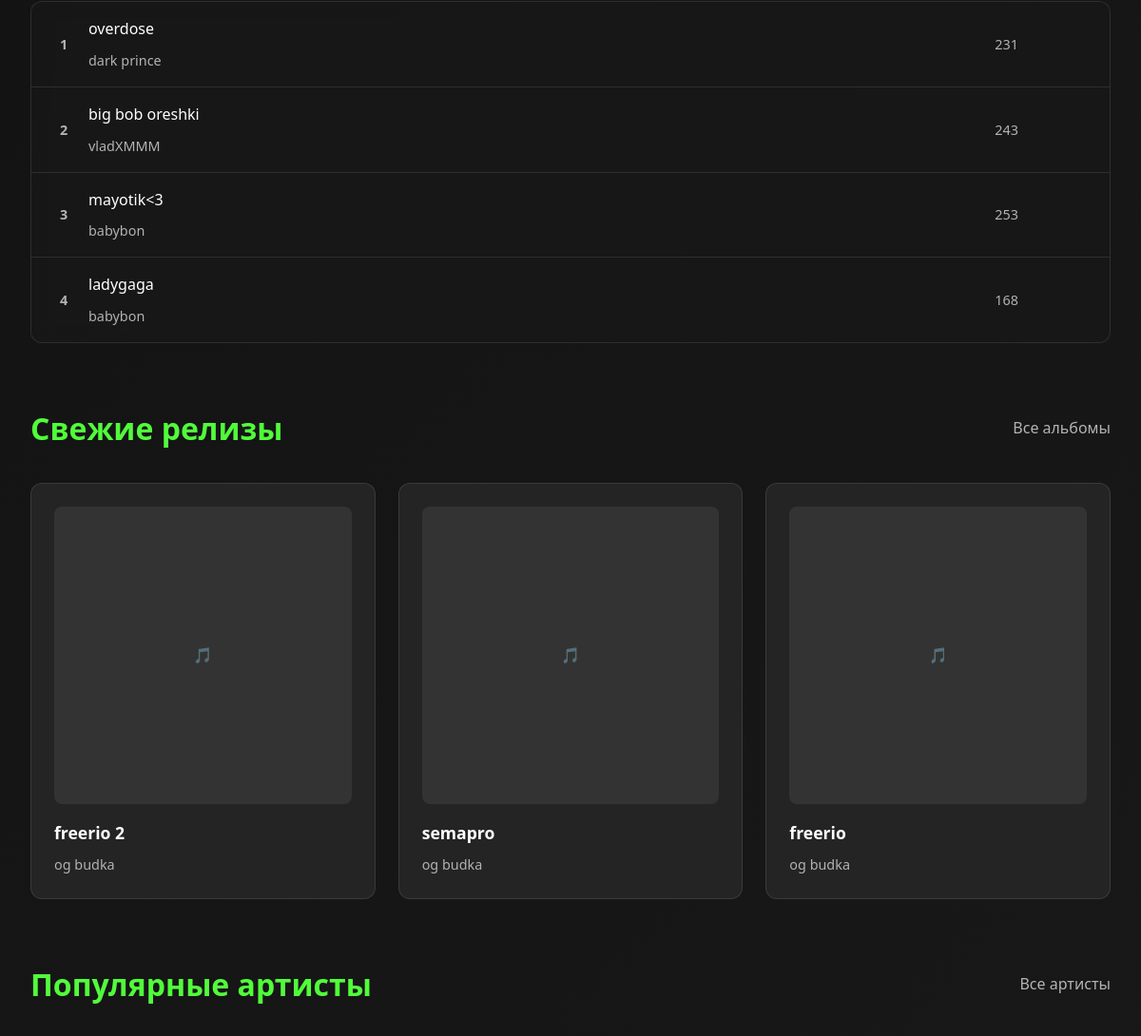
The app's page /main (middle part), older data.
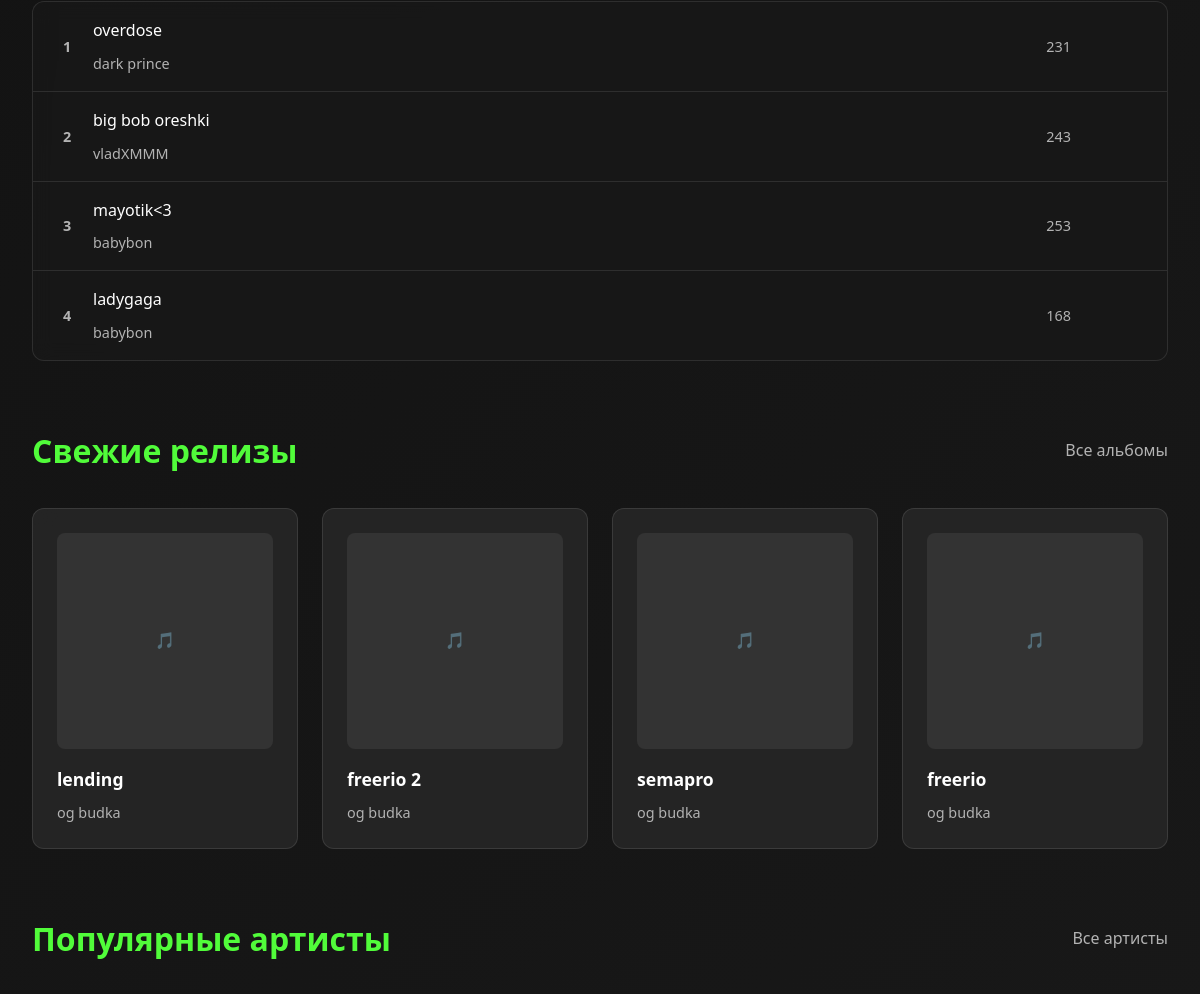
The same page, newer data.
### d/models.py (models this page shows, shortened)
class Track(models.Model):
    title = models.CharField(verbose_name='название трека', max_length=200)
    main_artist = models.ForeignKey(Artist, verbose_name='основной артист', on_delete=models.CASCADE)
    featured_artists = models.ManyToManyField(Artist, verbose_name='участвующие артисты',related_name='featured_tracks', blank=True)
    album = models.ForeignKey(Album, verbose_name='альбом', on_delete=models.SET_NULL, blank=True, null=True)
    duration = models.CharField(verbose_name='длительность')
    listens_count = models.IntegerField(verbose_name='количество прослушиваний', default=0)
    created_at = models.DateField(verbose_name='дата добавления', auto_now_add=True, null=True)
    cover_url = models.URLField(verbose_name="Обложка", blank=True, null=True)
    class Meta:
        verbose_name = "Трек"
        verbose_name_plural = "Треки"
        ordering = ["album"]
        indexes = [
            models.Index(fields=["main_artist", "listens_count"]),
            models.Index(fields=["album"])
        ]

class Artist(models.Model):
    name = models.CharField(verbose_name='имя артиста', max_length=100)
    bio = models.TextField(verbose_name='биография', blank=True, null=True)
    verified = models.BooleanField(verbose_name='верифицирован', default=False)
    photo_url = models.URLField(verbose_name='фото', blank=True, null=True)
    total_listens = models.IntegerField(verbose_name='всего прослушиваний', default=0)
    class Meta:
        verbose_name = "Артист"
        verbose_name_plural = "Артисты"
        ordering = ["name"]
        indexes = [
            models.Index(fields=["name"])
        ]

class Album(models.Model):
    ALBUM_TYPES = [
        ('album', 'Альбом'),
        ('ep', 'EP'),
        ('single', 'Сингл')
    ]
    title = models.CharField(verbose_name='название альбома', max_length=200)
    artist = models.ForeignKey(Artist, verbose_name='артист', on_delete=models.CASCADE)
    release_date = models.DateField(verbose_name='дата выпуска')
    cover_url = models.URLField(verbose_name='обложка', blank=True, null=True)
    album_type = models.CharField(verbose_name='тип альбома', max_length=10, choices=ALBUM_TYPES)
    genre = models.CharField(verbose_name='жанр', max_length=50, blank=True, null=True)
    class Meta:
        verbose_name = "Альбом"
        verbose_name_plural = "Альбомы"
        ordering = ["-release_date", "title"]
        indexes = [
            models.Index(fields=["artist", "release_date"])
        ]

### d/views.py (the view)
# urls.py: path('main', main, name='main'),
def main(request):
    popular_tracks = Track.objects.order_by('-listens_count')[:8]
    new_albums = Album.objects.order_by('-release_date')[:6]
    featured_artists = Artist.objects.filter(verified=True)[:6]
    context = {
        'popular_tracks': popular_tracks,
        'new_albums': new_albums,
        'featured_artists': featured_artists,
    }
    return render(request, 'main.html', context)

### d/templates/main.html (shortened to what this page needs)
{% extends 'index.html' %}
{% load static %}
{% block content %}
<section class="section">
    <div class="track-list">
        {% for track in popular_tracks %}
        <div class="track-item">
            <div class="track-number">{{ forloop.counter }}</div>
            <div class="track-info">
                <div class="track-title">{{ track.title }}</div>
                <div class="track-artist">
                    <a href="{% url 'artist_detail' track.main_artist.name %}" class="artist-link">
                        {{ track.main_artist.name }}
                     </a>
                </div>
            </div>
            <div class="track-duration">{{ track.duration }}</div>
        </div>
        {% endfor %}
    </div>
</section>
<section class="section">
    <div class="section-header">
        <h2 class="section-title">Свежие релизы</h2>
        <a href="{% url 'library' %}" class="view-all">Все альбомы</a>
    </div>
    <div class="grid grid-6">
        {% for album in new_albums %}
        <a href="{% url 'artist_detail' album.artist.name %}" class="card-link">
        <div class="card">
            {% if album.cover_url %}
            <img src="{{ album.cover_url }}" alt="{{ album.title }}" class="card-img">
            {% else %}
            <div class="card-img" style="background: #333; display: flex; align-items: center; justify-content: center;">
                🎵
            </div>
            {% endif %}
            <div class="card-title">{{ album.title }}</div>
            <div class="card-subtitle">{{ album.artist.name }}</div>
        </div>
        </a>
        {% endfor %}
    </div>
</section>
<section class="section">
    <div class="section-header">
        <h2 class="section-title">Популярные артисты</h2>
        <a href="{% url 'library' %}" class="view-all">Все артисты</a>
    </div>
</section>
</body>
{% endblock %}

### d/templates/index.html (shortened to what this page needs)
<!DOCTYPE html>
<html lang="ru">
<head>
    {% load static %}
    <link rel="stylesheet" href="{% static 'css/style.css' %}">
</head>
<body>
    <main class="main-content">
        {% block content %}
        {% endblock %}
</body>
</html>

### d/static/CSS/style.css (style rules this page uses)
* { margin: 0; padding: 0; box-sizing: border-box; }
body { font-family: 'Segoe UI', Tahoma, Geneva, Verdana, sans-serif; background: linear-gradient(135deg, #121212 0%, #1a1a1a 100%); color: #ffffff; line-height: 1.6; min-height: 100vh; }
.main-content { padding: 4rem 2rem; max-width: 1400px; margin: 0 auto; }
section { margin-bottom: 4rem; }
.section-header { display: flex; justify-content: space-between; align-items: center; margin-bottom: 2rem; }
.section-title { font-size: 2rem; color: #51fc3a; font-weight: bold; }
.view-all { color: #b3b3b3; text-decoration: none; font-weight: 500; transition: color 0.3s ease; }
.grid { display: grid; gap: 1.5rem; }
.grid-6 { grid-template-columns: repeat(auto-fit, minmax(200px, 1fr)); }
.card { background: rgba(40, 40, 40, 0.8); border-radius: 12px; padding: 1.5rem; transition: all 0.3s ease; cursor: pointer; backdrop-filter: blur(10px); border: 1px solid rgba(255, 255, 255, 0.1); }
.card-img { width: 100%; aspect-ratio: 1; object-fit: cover; border-radius: 8px; margin-bottom: 1rem; transition: transform 0.3 ease; }
.card-title { font-weight: bold; font-size: 1.1rem; margin-bottom: 0.5rem; white-space: nowrap; overflow: hidden; text-overflow: ellipsis; }
.card-subtitle { color: #b3b3b3; font-size: 0.9rem; white-space: nowrap; overflow: hidden; text-overflow: ellipsis; }
.track-list { background: rgba(24, 24, 24, 0.8); border-radius: 12px; overflow: hidden; backdrop-filter: blur(10px); border: 1px solid rgba(255, 255, 255, 0.1); }
.track-item { display: flex; align-items: center; padding: 1rem 1.5rem; border-bottom: 1px solid rgba(255, 255, 255, 0.1); transition: background-color 0.3s ease; cursor: pointer; }
.track-item:last-child { border-bottom: none; }
.track-number { width: 40px; color: #b3b3b3; font-weight: bold; }
.track-info { flex: 1; min-width: 0; }
.track-title { font-weight: bold; margin-bottom: 0.25rem; white-space: nowrap; overflow: hidden; text-overflow: ellipsis; }
.track-artist { color: #b3b3b3; font-size: 0.9rem; white-space: nowrap; overflow: hidden; text-overflow: ellipsis; }
.track-duration { color: #b3b3b3; font-size: 0.9rem; }
.track-list .track-item { display: grid; grid-template-columns: auto 1fr auto auto auto; align-items: center; gap: 1rem; padding: 1rem 1.5rem; }
.track-list .track-number { width: 20px; text-align: center; color: #b3b3b3; font-size: 0.9rem; }
.track-list .track-info { display: flex; flex-direction: column; gap: 0.25rem; min-width: 0; }
.track-list .track-title { font-weight: 500; color: #ffffff; white-space: nowrap; overflow: hidden; text-overflow: ellipsis; }
.track-list .track-duration { color: #b3b3b3; font-size: 0.9rem; }
.artist-link { color: #b3b3b3; text-decoration: none; transition: color 0.3s ease; }
.card-link { text-decoration: none; color: inherit; }

Row changes from the older to the newer data that the page shows:
added Album: title "lending", artist.name "og budka"
